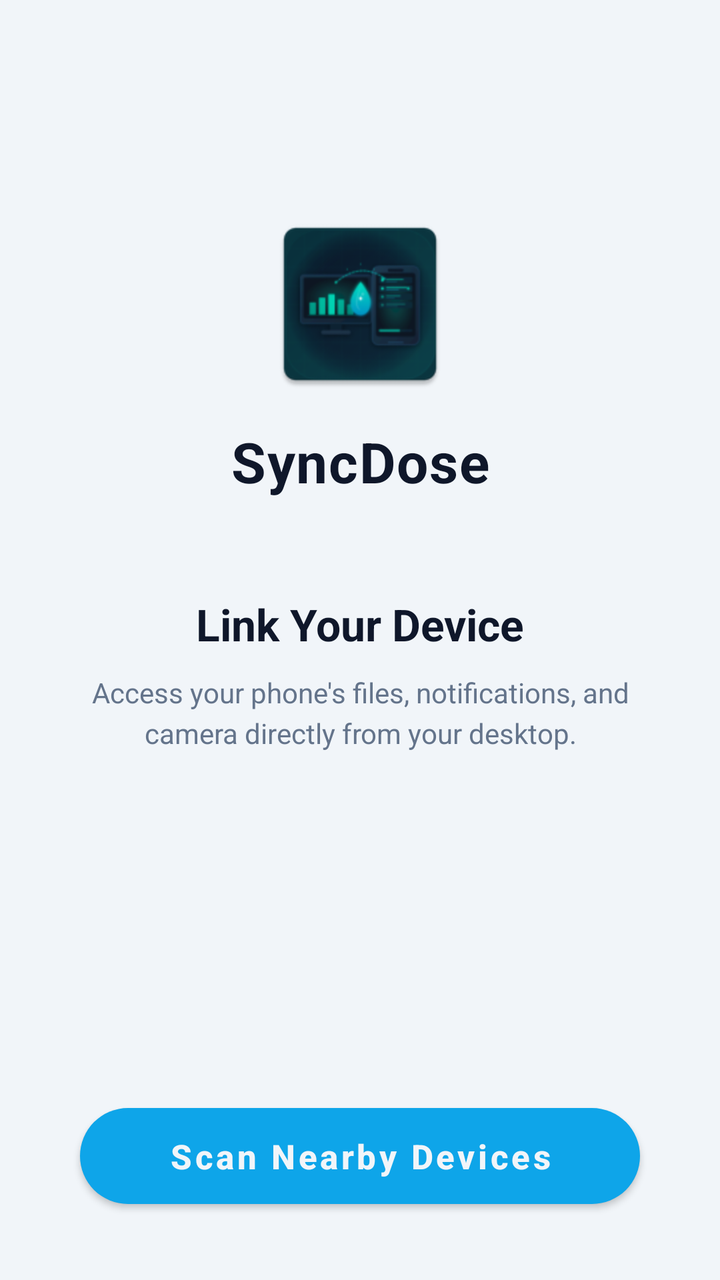
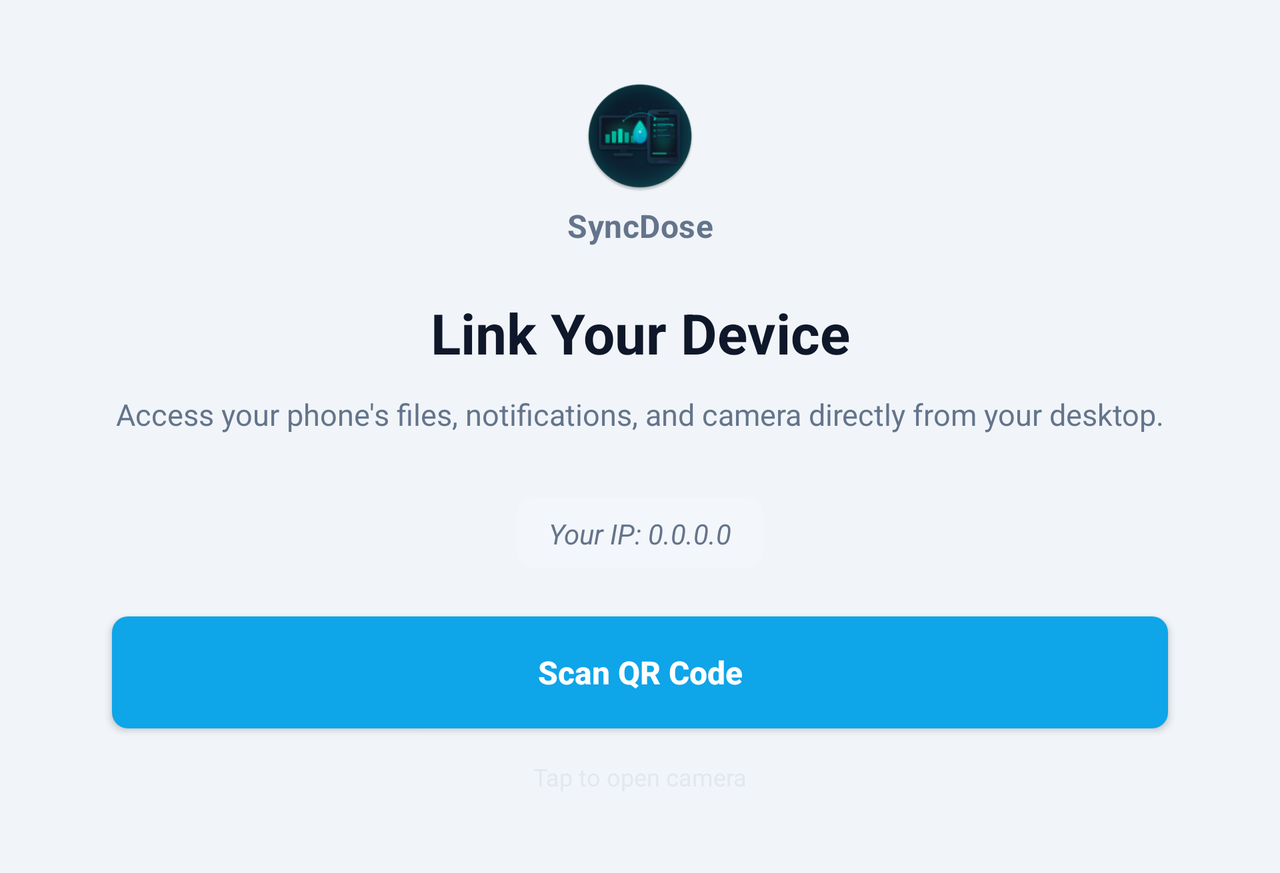

First picture: res/layout/ on a phone held upright. Second picture: the repository's own variant of that layout, on a device whose configuration matches the variant's folder. Source for both follows.
<!-- AndroidManifest.xml: application theme Theme.Android -->
<!-- res/layout/fragment_connect.xml -->
<?xml version="1.0" encoding="utf-8"?>
<androidx.constraintlayout.widget.ConstraintLayout
    xmlns:android="http://schemas.android.com/apk/res/android"
    xmlns:app="http://schemas.android.com/apk/res-auto"
    android:layout_width="match_parent"
    android:layout_height="match_parent"
    android:background="@color/background_main"
    android:padding="24dp">

    

    <ImageView
        android:id="@+id/mainIllustration"
        android:layout_width="96dp"
        android:layout_height="96dp"
        android:layout_marginTop="80dp"
        android:src="@mipmap/ic_launcher"
        app:layout_constraintEnd_toEndOf="parent"
        app:layout_constraintStart_toStartOf="parent"
        app:layout_constraintTop_toTopOf="parent" />

    <TextView
        android:id="@+id/appNameTitle"
        android:layout_width="wrap_content"
        android:layout_height="wrap_content"
        android:layout_marginTop="12dp"
        android:text="SyncDose"
        android:textColor="@color/text_primary"
        android:textSize="28sp"
        android:textStyle="bold"
        android:letterSpacing="0.02"
        app:layout_constraintEnd_toEndOf="parent"
        app:layout_constraintStart_toStartOf="parent"
        app:layout_constraintTop_toBottomOf="@id/mainIllustration" />

    <TextView
        android:id="@+id/welcomeTitle"
        android:layout_width="wrap_content"
        android:layout_height="wrap_content"
        android:layout_marginTop="48dp"
        android:text="Link Your Device"
        android:textColor="@color/text_primary"
        android:textSize="22sp"
        android:textStyle="bold"
        app:layout_constraintEnd_toEndOf="parent"
        app:layout_constraintStart_toStartOf="parent"
        app:layout_constraintTop_toBottomOf="@id/appNameTitle" />

    <TextView
        android:id="@+id/descriptionText"
        android:layout_width="0dp"
        android:layout_height="wrap_content"
        android:layout_marginTop="10dp"
        android:gravity="center"
        android:text="Access your phone's files, notifications, and camera directly from your desktop."
        android:textColor="@color/text_muted"
        android:textSize="14sp"
        android:lineSpacingExtra="4dp"
        app:layout_constraintEnd_toEndOf="parent"
        app:layout_constraintStart_toStartOf="parent"
        app:layout_constraintTop_toBottomOf="@id/welcomeTitle" />

    


    
    <com.google.android.material.button.MaterialButton
        android:id="@+id/btnConnectBluetooth"
        android:layout_width="match_parent"
        android:layout_height="60dp"
        android:layout_marginHorizontal="16dp"
        android:layout_marginBottom="8dp"
        android:text="Scan Nearby Devices"
        android:textAllCaps="false"
        android:textColor="@color/background_main"
        android:textSize="17sp"
        android:textStyle="bold"
        app:backgroundTint="@color/accent_cyan"
        app:cornerRadius="30dp"
        app:icon="@drawable/ic_laptop"
        app:iconTint="@color/background_main"
        app:iconGravity="textStart"
        app:iconPadding="10dp"
        app:layout_constraintBottom_toBottomOf="parent"
        app:layout_constraintEnd_toEndOf="parent"
        app:layout_constraintStart_toStartOf="parent" />

    
    <com.google.android.material.card.MaterialCardView
        android:id="@+id/savedDeviceCard"
        android:layout_width="match_parent"
        android:layout_height="wrap_content"
        android:layout_marginHorizontal="16dp"
        android:layout_marginBottom="8dp"
        android:visibility="gone"
        app:cardBackgroundColor="@color/surface_card"
        app:cardCornerRadius="20dp"
        app:strokeColor="@color/accent_cyan"
        app:strokeWidth="1dp"
        app:cardElevation="4dp"
        app:layout_constraintBottom_toBottomOf="parent"
        app:layout_constraintEnd_toEndOf="parent"
        app:layout_constraintStart_toStartOf="parent">

        <LinearLayout
            android:layout_width="match_parent"
            android:layout_height="wrap_content"
            android:orientation="vertical"
            android:padding="16dp">

            <TextView
                android:layout_width="wrap_content"
                android:layout_height="wrap_content"
                android:text="Last connected"
                android:textColor="@color/text_muted"
                android:textSize="11sp"
                android:letterSpacing="0.08"
                android:layout_marginBottom="4dp" />

            <LinearLayout
                android:layout_width="match_parent"
                android:layout_height="wrap_content"
                android:orientation="horizontal"
                android:gravity="center_vertical">

                <ImageView
                    android:layout_width="36dp"
                    android:layout_height="36dp"
                    android:src="@drawable/ic_laptop"
                    app:tint="@color/accent_cyan"
                    android:layout_marginEnd="12dp" />

                <TextView
                    android:id="@+id/tvSavedDeviceName"
                    android:layout_width="0dp"
                    android:layout_height="wrap_content"
                    android:layout_weight="1"
                    android:textColor="@color/text_primary"
                    android:textSize="16sp"
                    android:textStyle="bold" />

                <com.google.android.material.button.MaterialButton
                    android:id="@+id/btnForgetDevice"
                    style="@style/Widget.MaterialComponents.Button.TextButton"
                    android:layout_width="wrap_content"
                    android:layout_height="wrap_content"
                    android:text="Forget"
                    android:textColor="@color/accent_pink"
                    android:textSize="13sp"
                    android:textAllCaps="false"
                    app:rippleColor="@color/accent_pink" />

                <com.google.android.material.button.MaterialButton
                    android:id="@+id/btnConnectSaved"
                    android:layout_width="wrap_content"
                    android:layout_height="40dp"
                    app:backgroundTint="@color/accent_cyan"
                    app:cornerRadius="20dp"
                    android:paddingHorizontal="20dp"
                    android:text="Connect"
                    android:textColor="@color/background_main"
                    android:textSize="13sp"
                    android:textAllCaps="false"
                    android:textStyle="bold" />
            </LinearLayout>
        </LinearLayout>
    </com.google.android.material.card.MaterialCardView>

    
    <com.google.android.material.progressindicator.CircularProgressIndicator
        android:id="@+id/progressConnecting"
        android:layout_width="wrap_content"
        android:layout_height="wrap_content"
        android:layout_marginTop="24dp"
        android:indeterminate="true"
        android:visibility="gone"
        app:indicatorColor="@color/accent_cyan"
        app:indicatorSize="48dp"
        app:trackColor="@color/border_color"
        app:layout_constraintEnd_toEndOf="parent"
        app:layout_constraintStart_toStartOf="parent"
        app:layout_constraintTop_toBottomOf="@id/descriptionText"/>

    <TextView
        android:id="@+id/tvConnectingStatus"
        android:layout_width="wrap_content"
        android:layout_height="wrap_content"
        android:layout_marginTop="12dp"
        android:textColor="@color/text_muted"
        android:textSize="14sp"
        android:visibility="gone"
        app:layout_constraintEnd_toEndOf="parent"
        app:layout_constraintStart_toStartOf="parent"
        app:layout_constraintTop_toBottomOf="@id/progressConnecting" />

    
    <TextView
        android:id="@+id/tvConnectError"
        android:layout_width="0dp"
        android:layout_height="wrap_content"
        android:layout_marginTop="16dp"
        android:layout_marginHorizontal="16dp"
        android:gravity="center"
        android:textColor="@color/accent_pink"
        android:textSize="14sp"
        android:visibility="gone"
        app:layout_constraintEnd_toEndOf="parent"
        app:layout_constraintStart_toStartOf="parent"
        app:layout_constraintTop_toBottomOf="@id/descriptionText"/>

</androidx.constraintlayout.widget.ConstraintLayout>
<!-- resources referenced by this layout -->
<resources>
  <color name="accent_cyan">#0EA5E9</color>
  <color name="accent_pink">#FF5C87</color>
  <color name="background_main">#F1F5F9</color>
  <color name="border_color">#E2E8F0</color>
  <color name="surface_card">#FFFFFF</color>
  <color name="text_muted">#64748B</color>
  <color name="text_primary">#0F172A</color>
  <!-- mipmap ic_launcher: webp bitmap (mipmap-hdpi, 3322 bytes) -->
  <style name="Theme.Android" parent="Theme.MaterialComponents.DayNight.NoActionBar">
          <item name="colorPrimary">@color/background_main</item>
          <item name="colorSurface">@color/surface_dark</item>
          <item name="android:statusBarColor">@color/background_main</item>
          <item name="android:windowLightStatusBar">true</item>
          <item name="materialAlertDialogTheme">@style/ThemeOverlay.SyncDose.MaterialAlertDialog</item>
      </style>
  <color name="surface_dark">#FFFFFF</color>
  <style name="ThemeOverlay.SyncDose.MaterialAlertDialog" parent="ThemeOverlay.MaterialComponents.MaterialAlertDialog">
          <item name="colorSurface">@color/surface_dark</item>
          <item name="android:colorBackground">@color/surface_dark</item>
          <item name="colorOnSurface">@color/text_primary</item>
          <item name="colorPrimary">@color/accent_cyan</item>
          <item name="materialAlertDialogTitleTextStyle">@style/SyncDose.MaterialAlertDialog.Title</item>
          <item name="materialAlertDialogBodyTextStyle">@style/SyncDose.MaterialAlertDialog.Body</item>
          <item name="buttonBarPositiveButtonStyle">@style/SyncDose.MaterialAlertDialog.Button</item>
          <item name="buttonBarNegativeButtonStyle">@style/SyncDose.MaterialAlertDialog.Button</item>
      </style>
  <style name="SyncDose.MaterialAlertDialog.Title" parent="MaterialAlertDialog.MaterialComponents.Title.Text">
          <item name="android:textColor">@color/text_primary</item>
      </style>
  <style name="SyncDose.MaterialAlertDialog.Body" parent="MaterialAlertDialog.MaterialComponents.Body.Text">
          <item name="android:textColor">@color/text_primary</item>
      </style>
  <style name="SyncDose.MaterialAlertDialog.Button" parent="Widget.MaterialComponents.Button.TextButton.Dialog">
          <item name="android:textColor">@color/dialog_button_blue</item>
          <item name="android:textStyle">bold</item>
      </style>
  <color name="dialog_button_blue">#0369A1</color>
</resources>
<!-- res/layout-land/fragment_connect.xml (the repository's variant of the layout above) -->
<!-- drawn on the phone turned sideways -->
<?xml version="1.0" encoding="utf-8"?>
<ScrollView
    xmlns:android="http://schemas.android.com/apk/res/android"
    xmlns:app="http://schemas.android.com/apk/res-auto"
    xmlns:tools="http://schemas.android.com/tools"
    android:layout_width="match_parent"
    android:layout_height="match_parent"
    android:fillViewport="true"
    android:background="@color/background_main">

    <androidx.constraintlayout.widget.ConstraintLayout
        android:layout_width="match_parent"
        android:layout_height="wrap_content"
        android:padding="24dp">

        

        <LinearLayout
            android:id="@+id/appIdentityRow"
            android:layout_width="wrap_content"
            android:layout_height="wrap_content"
            android:layout_marginTop="16dp"
            android:gravity="center_horizontal"
            android:orientation="vertical"
            app:layout_constraintEnd_toEndOf="parent"
            app:layout_constraintStart_toStartOf="parent"
            app:layout_constraintTop_toTopOf="parent">

            <ImageView
                android:layout_width="56dp"
                android:layout_height="56dp"
                android:layout_gravity="center_horizontal"
                android:contentDescription="SyncDose logo"
                android:src="@mipmap/ic_launcher_round" />

            <TextView
                android:layout_width="wrap_content"
                android:layout_height="wrap_content"
                android:layout_marginTop="6dp"
                android:letterSpacing="0.01"
                android:text="SyncDose"
                android:textColor="@color/text_muted"
                android:textSize="16sp"
                android:textStyle="bold" />
        </LinearLayout>

        <TextView
            android:id="@+id/welcomeTitle"
            android:layout_width="wrap_content"
            android:layout_height="wrap_content"
            android:layout_marginTop="24dp"
            android:text="Link Your Device"
            android:textColor="@color/text_primary"
            android:textSize="28sp"
            android:textStyle="bold"
            app:layout_constraintEnd_toEndOf="parent"
            app:layout_constraintStart_toStartOf="parent"
            app:layout_constraintTop_toBottomOf="@id/appIdentityRow" />

        <TextView
            android:id="@+id/descriptionText"
            android:layout_width="0dp"
            android:layout_height="wrap_content"
            android:layout_marginTop="12dp"
            android:gravity="center"
            android:text="Access your phone's files, notifications, and camera directly from your desktop."
            android:textColor="@color/text_muted"
            android:textSize="15sp"
            android:lineSpacingExtra="2dp"
            app:layout_constraintEnd_toEndOf="parent"
            app:layout_constraintStart_toStartOf="parent"
            app:layout_constraintTop_toBottomOf="@id/welcomeTitle" />

        <LinearLayout
            android:id="@+id/ipContainer"
            android:layout_width="wrap_content"
            android:layout_height="wrap_content"
            android:layout_marginTop="32dp"
            android:background="@drawable/button_shape"
            android:backgroundTint="#1AFFFFFF"
            android:orientation="horizontal"
            android:paddingHorizontal="16dp"
            android:paddingVertical="8dp"
            android:gravity="center"
            app:layout_constraintTop_toBottomOf="@id/descriptionText"
            app:layout_constraintEnd_toEndOf="parent"
            app:layout_constraintStart_toStartOf="parent">

            <TextView
                android:id="@+id/ipDisplayText"
                android:layout_width="wrap_content"
                android:layout_height="wrap_content"
                android:text="Your IP: 0.0.0.0"
                android:textColor="@color/text_muted"
                android:textSize="14sp"
                android:textStyle="italic" />
        </LinearLayout>

        <androidx.appcompat.widget.AppCompatButton
            android:id="@+id/btnConnect"
            android:layout_width="0dp"
            android:layout_height="56dp"
            android:layout_marginTop="24dp"
            android:layout_marginHorizontal="32dp"
            android:background="@drawable/button_shape"
            android:backgroundTint="@color/accent_cyan"
            android:text="Scan QR Code"
            android:textAllCaps="false"
            android:textColor="@color/accent_button_text"
            android:textSize="16sp"
            android:textStyle="bold"
            app:layout_constraintEnd_toEndOf="parent"
            app:layout_constraintStart_toStartOf="parent"
            app:layout_constraintTop_toBottomOf="@id/ipContainer" />

        <TextView
            android:id="@+id/waitingText"
            android:layout_width="wrap_content"
            android:layout_height="wrap_content"
            android:layout_marginTop="16dp"
            android:layout_marginBottom="16dp"
            android:text="Tap to open camera"
            android:textColor="@color/border_color"
            android:textSize="12sp"
            app:layout_constraintBottom_toBottomOf="parent"
            app:layout_constraintEnd_toEndOf="parent"
            app:layout_constraintStart_toStartOf="parent"
            app:layout_constraintTop_toBottomOf="@id/btnConnect" />

    </androidx.constraintlayout.widget.ConstraintLayout>
</ScrollView>
<!-- resources referenced by the variant -->
<!-- as the phone turned sideways resolves them -->
<resources>
  <color name="accent_button_text">#FFFFFF</color>
  <color name="accent_cyan">#0EA5E9</color>
  <color name="background_main">#F1F5F9</color>
  <color name="border_color">#E2E8F0</color>
  <color name="text_muted">#64748B</color>
  <color name="text_primary">#0F172A</color>
  <!-- drawable button_shape (drawable) -->
  <shape xmlns:android="http://schemas.android.com/apk/res/android">
      <solid android:color="#2E5EAA" />
      <corners android:radius="8dp" />
  </shape>
  <!-- mipmap ic_launcher_round: webp bitmap (mipmap-hdpi, 4972 bytes) -->
  <style name="Theme.Android" parent="Theme.MaterialComponents.DayNight.NoActionBar">
          <item name="colorPrimary">@color/background_main</item>
          <item name="colorSurface">@color/surface_dark</item>
          <item name="android:statusBarColor">@color/background_main</item>
          <item name="android:windowLightStatusBar">true</item>
          <item name="materialAlertDialogTheme">@style/ThemeOverlay.SyncDose.MaterialAlertDialog</item>
      </style>
  <color name="surface_dark">#FFFFFF</color>
  <style name="ThemeOverlay.SyncDose.MaterialAlertDialog" parent="ThemeOverlay.MaterialComponents.MaterialAlertDialog">
          <item name="colorSurface">@color/surface_dark</item>
          <item name="android:colorBackground">@color/surface_dark</item>
          <item name="colorOnSurface">@color/text_primary</item>
          <item name="colorPrimary">@color/accent_cyan</item>
          <item name="materialAlertDialogTitleTextStyle">@style/SyncDose.MaterialAlertDialog.Title</item>
          <item name="materialAlertDialogBodyTextStyle">@style/SyncDose.MaterialAlertDialog.Body</item>
          <item name="buttonBarPositiveButtonStyle">@style/SyncDose.MaterialAlertDialog.Button</item>
          <item name="buttonBarNegativeButtonStyle">@style/SyncDose.MaterialAlertDialog.Button</item>
      </style>
  <style name="SyncDose.MaterialAlertDialog.Title" parent="MaterialAlertDialog.MaterialComponents.Title.Text">
          <item name="android:textColor">@color/text_primary</item>
      </style>
  <style name="SyncDose.MaterialAlertDialog.Body" parent="MaterialAlertDialog.MaterialComponents.Body.Text">
          <item name="android:textColor">@color/text_primary</item>
      </style>
  <style name="SyncDose.MaterialAlertDialog.Button" parent="Widget.MaterialComponents.Button.TextButton.Dialog">
          <item name="android:textColor">@color/dialog_button_blue</item>
          <item name="android:textStyle">bold</item>
      </style>
  <color name="dialog_button_blue">#0369A1</color>
</resources>
